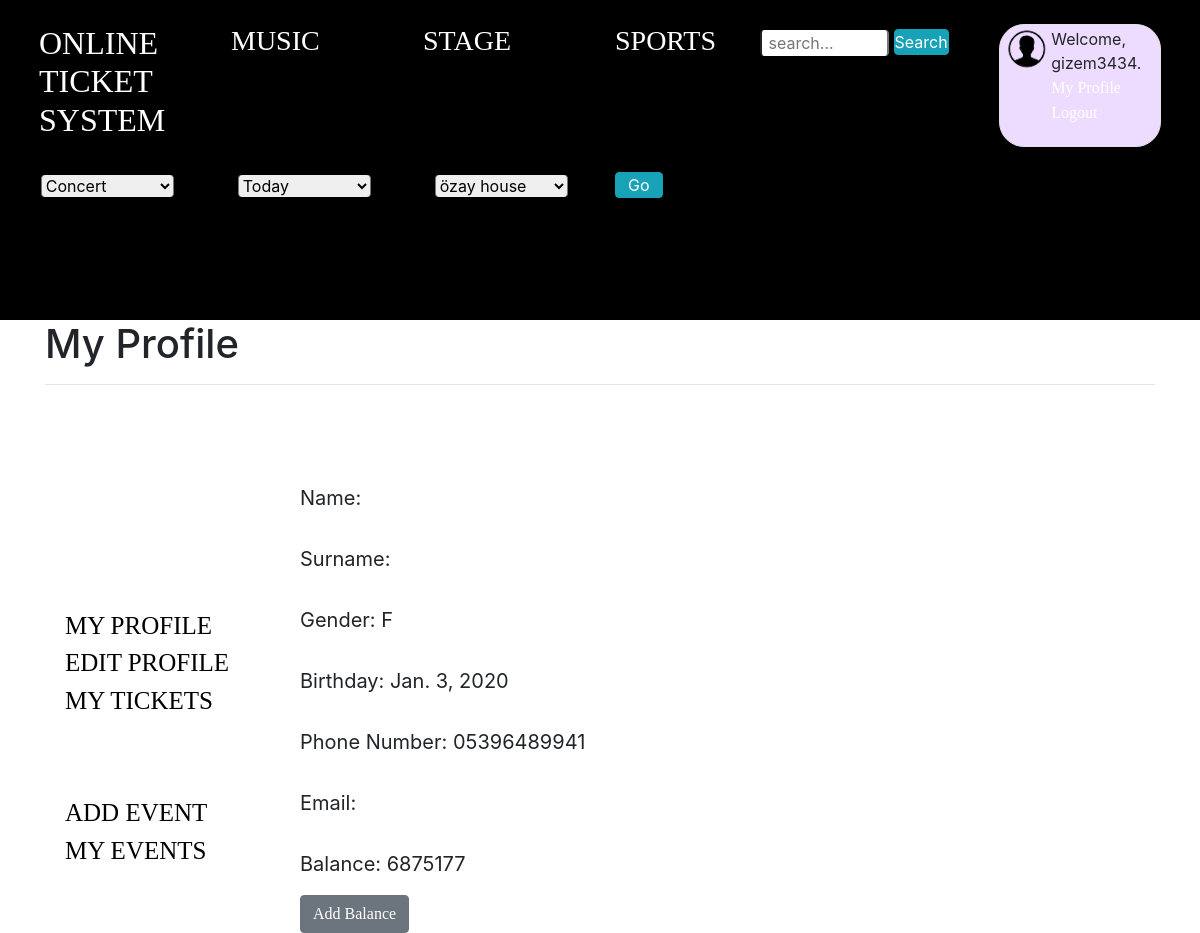
Screenshot of /account/profile/ (signed in) with the database file from the repository.
### website/models.py (models this page shows, shortened)
class UserProfile(models.Model):
    id = models.AutoField(primary_key=True)
    GENDER = (
        ('M', 'Male'),
        ('F', 'Female'),
    )
    gender = models.CharField(max_length=1, choices=GENDER)
    birthday = models.DateField()
    phone_number = models.CharField(max_length=11)
    img = models.URLField(null=True, blank=True)
    isOperator = models.BooleanField(default=False)
    user = models.ForeignKey(User, on_delete=models.CASCADE)
    balance = models.IntegerField(default=0)

### website/views.py (the view)
# urls.py: path('account/profile/', views.my_profile_view, name='my_profile'),
@login_required
def my_profile_view(request):
    user = request.user
    user_infos = UserProfile.objects.all().filter(user=user)
    context = {"user_infos": user_infos}
    return render(request, 'profile/profile.html', context)

### website/views.py (called while the page is built)
def return_stage_list(request):
    return {'stage_list': Stage.objects.all()}

### templates/profile/profile.html (shortened to what this page needs)
{% extends 'base.html' %}
{% block head %}
    {% load static %}
    <link rel="stylesheet" type="text/css" href="{% static "css/profile/profil.css" %}">
{% endblock %}
{% block content %}
<div id="mainDiv">
    <h1 id="header">My Profile</h1>
    <hr>
    <div class="infos">
        {% block info %}
            {% for info in user_infos %}
                <p>Name: {{ info.user.first_name }} </p>
                <p>Surname: {{ info.user.last_name }}</p>
                <p>Gender: {{ info.gender }}</p>
                <p>Birthday: {{ info.birthday }}</p>
                <p>Phone Number: {{ info.phone_number }}</p>
                <p>Email: {{  info.user.email }}</p>
                <p>Balance: {{  info.balance }}</p>
                <a href="{% url 'add_balance' %}"><button type="button" class="btn btn-secondary">Add Balance</button></a>
            {% endfor %}
        {% endblock %}
    </div>
    <div id="main_menu">
        <br><br>
        <a href="{% url 'my_profile' %}">My Profile</a><br>
        <a href="{% url 'edit_my_profile' %}">Edit Profile</a><br>
        <a href="{% url 'my_transactions' %}">My Tickets</a><br>
        <br><br>
        {% block isOperator %}
        {% for info in user_infos %}
            {% if info.isOperator %}
                <a href="{% url 'add_event' %}">Add Event</a><br>
                <a href="{% url 'my_events' %}">My Events</a><br>
            {% endif %}
        {% endfor %}
            {% endblock %}
    </div>
</div>
{% endblock %}

### templates/base.html (shortened to what this page needs)
<!DOCTYPE html>
<html lang="en">
<head>
    <link rel="stylesheet" href="https://stackpath.bootstrapcdn.com/bootstrap/4.4.1/css/bootstrap.min.css">
     {% block head %}
             {% endblock %}
     {% load static %}
    <link rel="stylesheet" type="text/css" href="{% static 'css/base.css' %}">
</head>
<body>
    <header>
  <video playsinline="playsinline" autoplay="autoplay" muted="muted" loop="loop">
    <source src="{% static 'media/homevideo.mp4' %}" type="video/mp4">
  </video>
        <div class="row" id='mainRow'>
            <div class="col-sm-2">
                <div id="webSiteName">
                    <a href="{%  url 'home' %}">
                        <h2>Online Ticket System</h2>
                    </a>
                </div>
            </div>
            <div class="col-sm-2">
                <div class="topicsName">
                    <a href="{% url 'concert_event'  %} ">
                        <h3>Music</h3>
                    </a>
                </div>
            </div>
            <div class="col-sm-2">
                <div class="topicsName">
                    <a href="{% url 'theatre_event'  %} ">
                        <h3>Stage</h3>
                    </a>
                </div>
            </div>
            <div class="col-sm-1">
                <div class="topicsName">
                    <a href="{% url 'sport_event'  %} ">
                        <h3>Sports</h3>
                    </a>
                </div>
            </div>
            <div class="col-md-3">
                <div class="search-container">
                    <form method="GET" action="{% url 'overall_search' %}">
                    <input required name="q" value="{{ request.GET.q }}" placeholder=" search...">
                    <button class="btn btn-info py-0 px-0" type="submit">Search</button>
                    </form>
                </div>
            </div>
            <div class="col-sm-2">
            <div class="border">
                <div class="avatarDiv">
                    <img src={% static "media/user-avatar.png" %} alt="user-avatar">
                </div>
                <div class="accountTextDiv">
                    {% if user.is_authenticated %}
                    <p class="login">Welcome, {{ user.get_username }}.
                    <a href="{% url 'my_profile' %}">My Profile</a>
                        <a href="{% url 'logout' %}">Logout</a></p>
                    {% else %}
                    <p><a  href="{% url 'login' %}">Login</a></p>
                    {% endif %}
                </div>
            </div>
            </div>
        </div>
        <div class="row" id='searchFilterRow'>
            <table>
            <form action="{% url 'opinion_search' %}" method="post" >
            <div class="col-sm-2">
                <div class="categories">
                    <select name="categories">
                        <option value="C">Concert</option>
                    </select>
                </div>
            </div>
            <div class="col-sm-2">
                <div class="categories">
                    <select name="dates">
                        <option value="Today">Today</option>
                    </select>
                </div>
            </div>
            <div class="col-sm-2">
                <div class="categories">
                    <select name="stage_names">
                       {% for stage in stage_list %}
                        <option value="{{ stage.place }}">{{ stage.place }}</option>
                        {% endfor %}
                    </select>
                </div>
            </div>
            <div class="col-sm-1">
                <div class="categories">
                     <button class="btn btn-info py-0 " type="submit">Go</button>
            </div>
                </div>
            </form>
</table>
        </div>
    </header>
    <div class="container-xl">
            {% block content %}
             {% endblock %}
    </div>
</body>
</html>

### website/static/css/profile/profil.css (style rules this page uses)
.infos p { padding-top: 15px; }
.infos { position: relative; width:600px; font-size:20px; height: 100px; margin: auto; margin-top: 7.5%; }
#main_menu a { color: black; }
#main_menu { position: absolute; width:200px; top:57%; font-size: 25px; padding-left:20px; }

### website/static/css/base.css (style rules this page uses)
body { width: 100%; }
a { color: white; font-family: "Century Gothic", serif; text-decoration: none; text-transform: uppercase; }
.accountTextDiv a { color: white; font-family: "Century Gothic", serif; text-decoration: none; text-transform: initial; }
header { position: relative; background-color: black; height: 40vh; min-height: 15rem; width: 100%; overflow: hidden; }
header video { position: absolute; top: 50%; left: 50%; min-width: 100%; min-height: 100%; width: auto; height: auto; z-index: 0; -ms-transform: translateX(-50%) translateY(-50%); -moz-transform: translateX(-50%) translateY(-50%); -webkit-transform: translateX(-50%) translateY(-50%); transform: translateX(-50%) translateY(-50%); }
#webSiteName { float: left; width: 14%; height: 95%; margin: auto; }
.topicsName { float: left; width: 14%; height: 95%; margin: auto; }
.avatarDiv { float: left; width: 30%; height: 95%; margin: auto; margin-left: 2%; }
.avatarDiv img { max-width: 100%; max-height: 100%; }
.border { border-radius: 25px; border-color: #eddcff ; background: #eddcff; width: 100%; height: 100%; }
.accountTextDiv { float: left; width: 60%; height: 95%; margin: auto; padding-top: 1%; }
.accountTextDiv p { width: 100%; }
.search-container { margin: auto; width: 100%; height: 25%; padding-top: 2%; }
.search-container input { margin-left: 19%; width: 50%; webkit-border-radius: 4px !important; -moz-border-radius: 4px !important; border-radius: 4px !important; -webkit-border-top: 4px !important; -moz-border-top: 4px !important; border-top: 4px !important; -webkit-border-bottom: 4px !important; -moz-border-bottom: 4px !important; border-bottom: 4px !important; }
.search-container button { margin-bottom: 2%; }
#searchFilterRow { height: 20%; margin-top: 2%; padding-left: 2%; padding-right: 2%; text-align: center; }
.row select { webkit-border-radius: 4px !important; -moz-border-radius: 4px !important; border-radius: 4px !important; -webkit-border-top: 4px !important; -moz-border-top: 4px !important; border-top: 4px !important; -webkit-border-bottom: 4px !important; -moz-border-bottom: 4px !important; border-bottom: 4px !important; }
#mainRow { margin: auto; padding-left: 2%; padding-right: 2%; padding-top: 2%; }
.categories { float: left; width: 100%; height: 100%; margin: auto; padding-top: 1.5%; }
.categories select { width: 80%; right: 10%; height: fit-content; }
.categories button { float: left; }

### rows the page displays
UserProfile: gender "F", birthday "Jan. 3, 2020", phone_number "05396489941", balance "6875177", isOperator "ADD EVENT"

### other values shown
{{ user.get_username }} "gizem3434"
form field stage_names "özay house"
